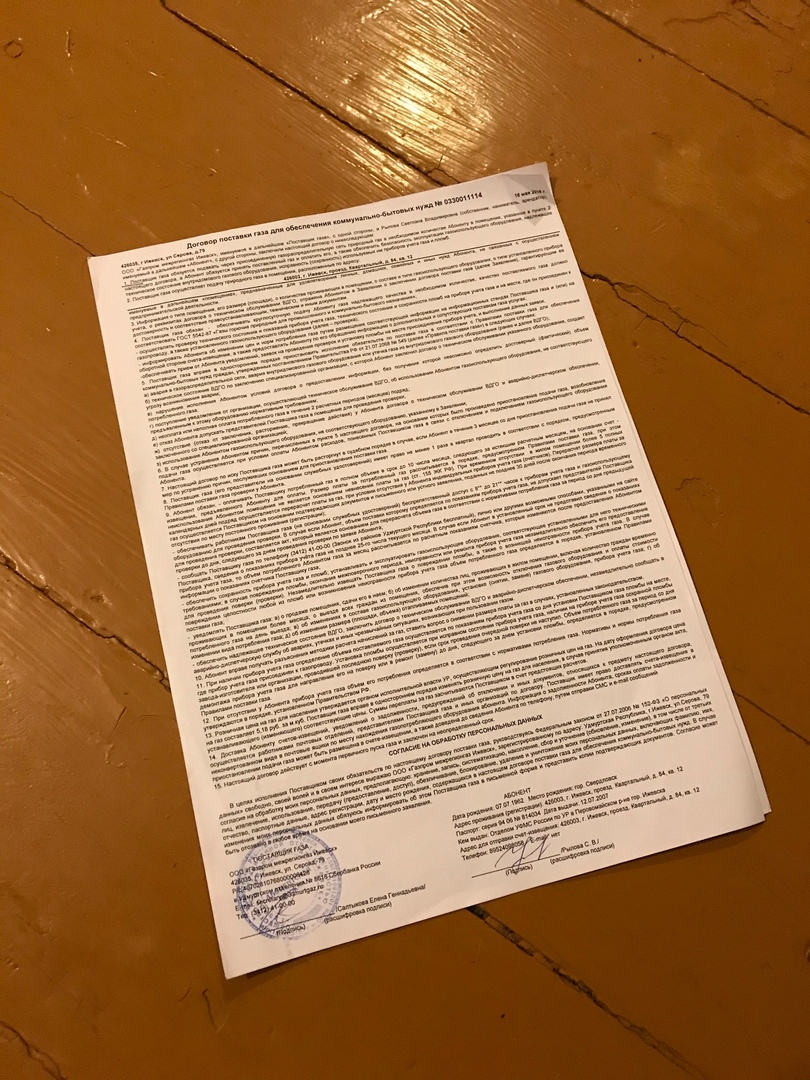
#> input picture tst.jpg, 810 x 1080 px
$ python scan.py --image tst.jpg
#> lines starting #> are read from the running program, lines starting #| are printed output that depends on the picture; after the words box and inside, x2 and y2 are one past the last pixel; in counts of white or black regions, pixels touching at a corner belong together
### transform.py
import numpy as np
import cv2


def order_points(pts):
    rect = np.zeros((4,2), dtype="float32") # инициализируем список координат

    #верхняя левая точка будет иметь наименьшую сумму
    #нижняя правая точка будет иметь наибольшую сумму
    s = pts.sum(axis = 1)
    rect[0] = pts[np.argmin(s)]
    rect[2] = pts[np.argmax(s)]

    #верхняя правая точка будет иметь наименьшую разницу
    #нижняя левая точка будет иметь наибольшую разницу
    diff = np.diff(pts, axis = 1)
    rect[1] = pts[np.argmin(diff)]
    rect[3] = pts[np.argmax(diff)]

    return rect

def four_point_transform(image, pts):
    rect = order_points(pts) # получаю упорядоченный список точек
    (tl, tr, br, bl) = rect # распаковываю его

    # вычисляю ширину нового изображения
    widthA = np.sqrt(((br[0] - bl[0]) ** 2) + ((br[1] - bl[1]) ** 2))
    widthB = np.sqrt(((tr[0] - tl[0]) ** 2) + ((tr[1] - tl[1]) ** 2))

    maxWidth = max(int(widthA), int(widthB))

    # вычисляю высоту нового изображения
    heightA = np.sqrt(((tr[0] - br[0]) ** 2) + ((tr[1] - br[1]) ** 2))
    heightB = np.sqrt(((tl[0] - bl[0]) ** 2) + ((tl[1] - bl[1]) ** 2))

    maxHeight = max(int(heightA), int(heightB))

    # строю новое изображение
    dst = np.array([
        [0, 0],
        [maxWidth - 1, 0],
        [maxWidth - 1, maxHeight - 1],
        [0, maxHeight - 1]], dtype="float32")

    # матрица преобразования перспективы
    M = cv2.getPerspectiveTransform(rect, dst)
    warped = cv2.warpPerspective(image, M, (maxWidth, maxHeight))

    return warped

### scan.py

from transform import four_point_transform
import argparse
import cv2
import imutils

# получаю аргументы из консоли
ap = argparse.ArgumentParser()
ap.add_argument("-i", "--image", help = "Путь к изображению")
args = vars(ap.parse_args())

# получаю изображение, привожу его к нужным размерам
image = cv2.imread(args["image"])
#> image is the input picture: shape (1080, 810, 3); mean B, G, R 74.2, 119.3, 165.4
ratio = image.shape[0] / 500.0
#> ratio = 2.16
orig = image.copy()
image = imutils.resize(image, height = 500)
#> image: shape (500, 375, 3)

# применяю фильтр на изображение и ищу точки
gray = cv2.cvtColor(image, cv2.COLOR_BGR2GRAY)
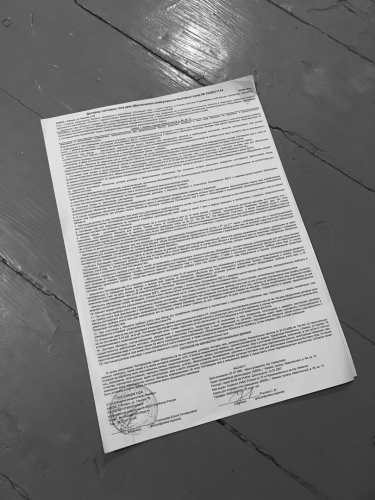
#> gray: shape (500, 375); min 9, max 251, mean 128
gray = cv2.GaussianBlur(gray, (5, 5), 0)
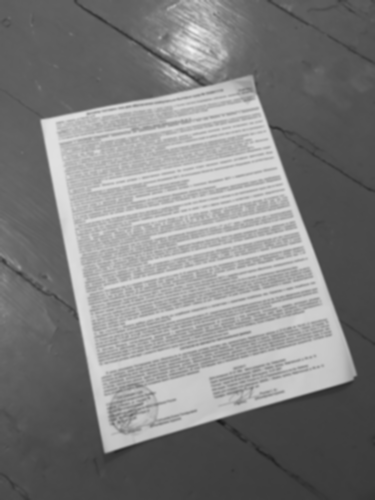
#> gray: shape (500, 375); min 25, max 244, mean 128
edged = cv2.Canny(gray, 75, 200)
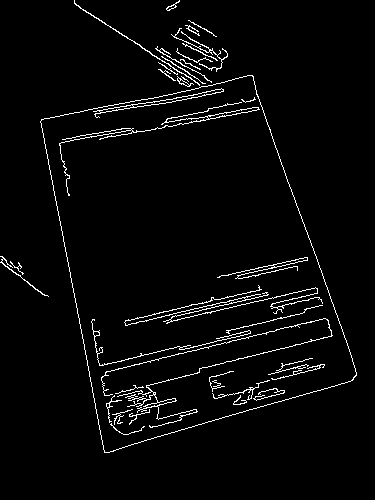
#> edged: shape (500, 375); 3.2% white in thin lines or dots, all inside (x1, y1, x2, y2) = (0, 0, 357, 453)

# вывод
cv2.imshow("Image", image)
cv2.imshow("Edged", edged)
cv2.waitKey(0)
cv2.destroyAllWindows()

# ищу контуры, сохраняя только самые большие
cnts = cv2.findContours(edged.copy(), cv2.RETR_LIST, cv2.CHAIN_APPROX_SIMPLE)
#> cnts = 50 contours, 26 with area under 20; largest, box (x1, y1, x2, y2) and area: (40, 75, 357, 453) 78770, (40, 75, 357, 453) 78758, (93, 88, 224, 118) 354, (132, 88, 224, 108) 254, (59, 102, 260, 196) 200
cnts = imutils.grab_contours(cnts)
cnts = sorted(cnts, key = cv2.contourArea, reverse = True)[:5]
#> cnts = 5 contours; box (x1, y1, x2, y2) and area: (40, 75, 357, 453) 78770, (40, 75, 357, 453) 78758, (93, 88, 224, 118) 354, (132, 88, 224, 108) 254, (59, 102, 260, 196) 200

# поиск контура
for c in cnts:
	# приблизительный контур
	peri = cv2.arcLength(c, True)
	approx = cv2.approxPolyDP(c, 0.02 * peri, True)

	if len(approx) == 4:
		screenCnt = approx
		break
#> this loop made 1 pass
#> (peri, screenCnt) on pass 1: (1216.7, [[252, 75], [40, 121], [104, 452], [356, 375]])

cv2.drawContours(image, [screenCnt], -1, (0, 255, 0), 2)
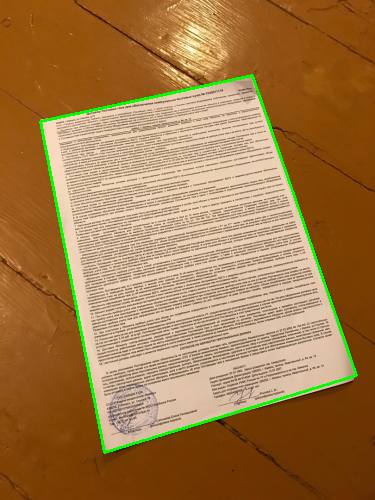
#> image: shape (500, 375, 3); mean B, G, R 72.4, 121.2, 162.2

# вывод
cv2.imshow("Outline", image)
cv2.waitKey(0)
cv2.destroyAllWindows()

# четырёхточечное преобразование
warped = four_point_transform(orig, screenCnt.reshape(4, 2) * ratio)
#> in order_points, `s = pts.sum(axis = 1)`: s = [706.3, 347.8, 1201, 1579]
#> in order_points, `diff = np.diff(pts, axis = 1)`: diff = [-382.3, 175, 751.7, 41.04]
#> in four_point_transform, `rect = order_points(pts)`: rect = [[86.4, 261.4], [544.3, 162], [769, 810], [224.6, 976.3]]
#> in four_point_transform, `(tl, tr, br, bl) = rect`: tl = [86.4, 261.4]; tr = [544.3, 162]; br = [769, 810]; bl = [224.6, 976.3]
#> in four_point_transform, `widthA = np.sqrt(((br[0] - bl[0]) ** 2) + ((br[1] - bl[1]) ** 2))`: widthA = 569.2
#> in four_point_transform, `widthB = np.sqrt(((tr[0] - tl[0]) ** 2) + ((tr[1] - tl[1]) ** 2))`: widthB = 468.6
#> in four_point_transform, `maxWidth = max(int(widthA), int(widthB))`: maxWidth = 569
#> in four_point_transform, `heightA = np.sqrt(((tr[0] - br[0]) ** 2) + ((tr[1] - br[1]) ** 2))`: heightA = 685.8
#> in four_point_transform, `heightB = np.sqrt(((tl[0] - bl[0]) ** 2) + ((tl[1] - bl[1]) ** 2))`: heightB = 728.2
#> in four_point_transform, `maxHeight = max(int(heightA), int(heightB))`: maxHeight = 728
#> in four_point_transform, `dst = np.array([ [0, 0], [maxWidth - 1, 0], [maxWidth - 1, maxHeight -..`: dst = [[0, 0], [568, 0], [568, 727], [0, 727]]
#> in four_point_transform, `M = cv2.getPerspectiveTransform(rect, dst)`: M = [[1.22, -0.237, -43.91], [0.281, 1.3, -363.1], [-5.15e-05, 0.000348, 1]]
#> in four_point_transform, `warped = cv2.warpPerspective(image, M, (maxWidth, maxHeight))`:
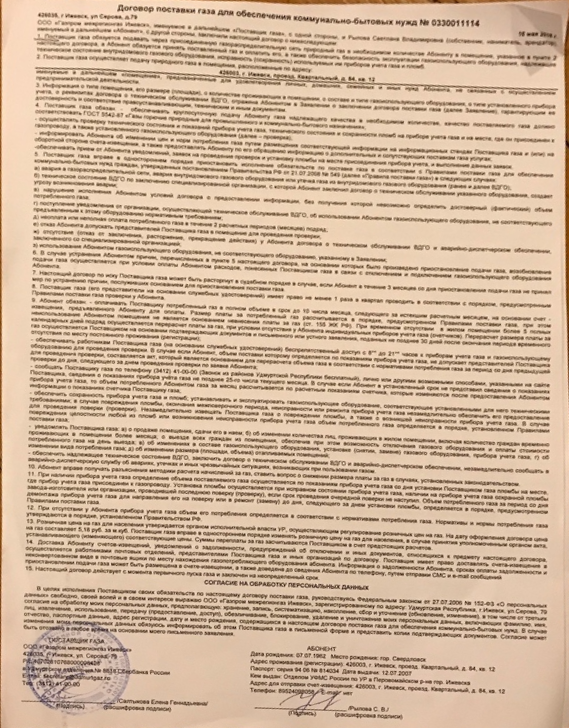
#> warped: shape (728, 569, 3); mean B, G, R 153.6, 179.7, 206.8

# вывод
cv2.imshow("Final", imutils.resize(warped, height = 650))
cv2.waitKey(0)
